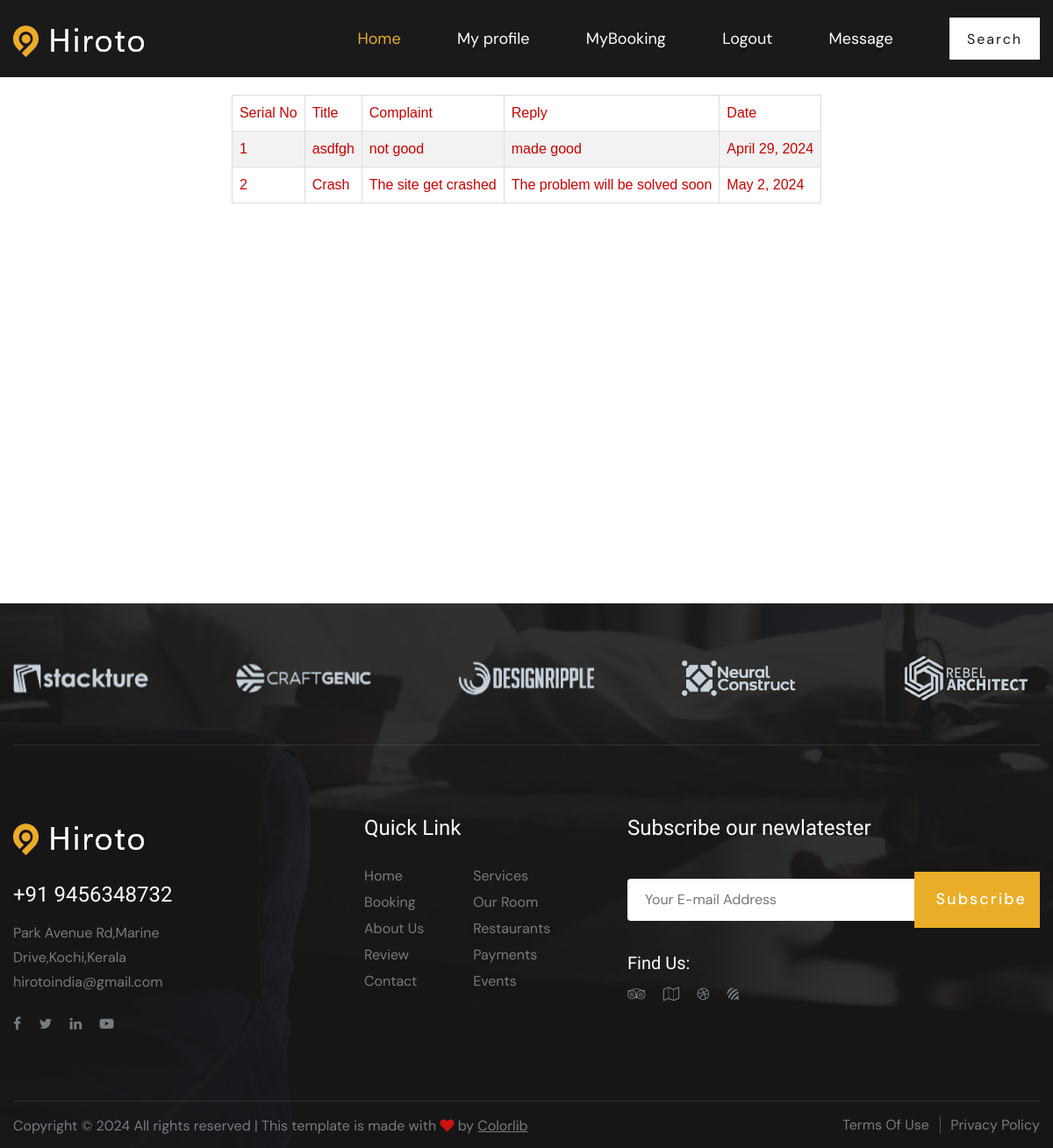
Page /User/MyComplaints/ (signed in) on the committed database.
### User/models.py (models this page shows)
class tbl_complaint(models.Model):
    complaint_title=models.CharField(max_length=50)
    complaint_description=models.CharField(max_length=200)
    complaint_reply=models.CharField(max_length=200)
    complaint_status = models.IntegerField(default="0")
    complaint_date=models.DateField(auto_now_add=True)
    user =models.ForeignKey(tbl_user,on_delete=models.CASCADE,null=True)
    hotel =models.ForeignKey(tbl_newhotel,on_delete=models.CASCADE,null=True)

### User/views.py (the view)
# urls.py: path('MyComplaints/',views.mycomplaints,name="mycomplaints"),
def mycomplaints(request):
    if 'uid' in request.session:
        data=tbl_user.objects.get(id=request.session["uid"])
        complaint=tbl_complaint.objects.filter(user=data)
        return render(request,"User/Mycomplaints.html",{"complaint":complaint})
    else:
        return redirect("Guest:Login")

### User/Templates/User/MyComplaints.html (shortened to what this page needs)
{% extends 'User/Header.html' %}
{% load static %}
{% block content %}
<!DOCTYPE html>
<html lang="en">
<head>
</head>
<body>
    <div id="tab" >
        <form method="POST" enctype="multipart/form-data">
            <table border="1" align="center" style="background-color: white;">
                <tr>
                    <td>Serial No</td>
                    <td>Title</td>
                    <td>Complaint</td>
                    <td>Reply</td>
                    <td>Date</td>
                </tr>
                {% for i in complaint %}
                <tr>
                    <td>{{forloop.counter}}</td>
                    <td>{{i.complaint_title}}</td>
                    <td>{{i.complaint_description}}</td>
                    <td>{% if i.complaint_reply == "" %}
                        N/A
                        {% else %}
                        {{i.complaint_reply}}
                        {% endif %}
                        </td>
                    <td>{{i.complaint_date}}</td>
                </tr>
                {% endfor %}
            </table>
        </form>
    </div>
</body>
</html>
{% endblock content %}

### Guest/static/Mains/css/style.css (style rules this page uses)
html, body { height: 100%; font-family: "DM Sans", sans-serif; -webkit-font-smoothing: antialiased; }

### Guest/static/Form.css (style rules this page uses)
#tab { font-family: "Trebuchet MS", Arial, Helvetica, sans-serif; border-collapse: collapse; width: 100%; }
#tab td, #tab th { border: 1px solid #ddd; padding: 8px; color: #C00; }
#tab tr:nth-child(even) { background-color: #f2f2f2; }

### rows in the picture
tbl_complaint: complaint_title "asdfgh", complaint_description "not good", complaint_reply "made good", complaint_date "April 29, 2024"
tbl_complaint: complaint_title "Crash", complaint_description "The site get crashed", complaint_reply "The problem will be solved soon", complaint_date "May 2, 2024"
